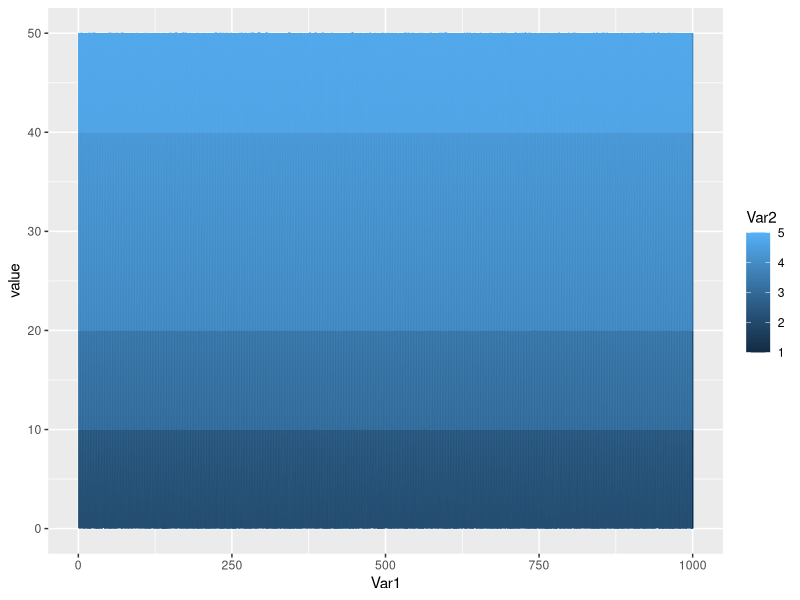

Write the R code that produced this figure.
########################
### Matt Oehler ########
### STAT 624 Project 2 #
########################

###conditional sampling method

#LIBRARIES
# install.packages('mvtnorm')
library(mvtnorm) #for random generating
library(reshape2)
###POSSIBLE COVARIANCE MATRICIES
#led to warnings
matrix(c(1,-.4,.6,.7,-.3,
         -.4,1,.1,.8,.2,
         .6,.1,1,.3,.4,
         .7,.8,.3,1,-.2,
         -.3,.2,.4,-.2,1),byrow=T,ncol=5,nrow=5)
#no warnings
matrix(c(1,.4,.6,.7,.3,
         .4,1,.1,.8,.2,
         .6,.1,1,.3,.4,
         .7,.8,.3,1,.2,
         .3,.2,.4,.2,1),byrow=T,ncol=5,nrow=5)


#generate random MVN data set
n <- 500
true.means <- c(0,1,2,4,5)
true.covariances <- matrix(c(1,.4,.6,.7,.3,
                             .4,1,.1,.8,.2,
                             .6,.1,1,.3,.4,
                             .7,.8,.3,1,.2,
                             .3,.2,.4,.2,1),byrow=T,ncol=5,nrow=5)
true.covariances                       
test <- rmvnorm(n,mean=c(0,10,20,40,50),sigma = true.covariances)
test.orig <- test
#randomly delete some of the data
miss.amount <- 0.3 #percentage of data to remove
rand.miss <- sample(c(1:length(test)),length(test) %/% (1/miss.amount))
test[rand.miss] <- NA
sum(is.na(test))#number of missing values

### CONDITIONAL SAMPLER ###

#Uses Conditional Normal Theory ###
#this won't converge, rather we will be getting draws from the distributions of the parameters
#and we will estimate the params based on the draws

test #test dataset

n.draws <- 10000 #draws
n.burn <- 1000 #burn-in

conditional_sampling <- function(x,n.draws,n.burn,mu.init=NULL,sig.init=NULL){
  library(mvtnorm) #needed to generate MVN draws
  # PARAMETERS --------------------------------------------------
  # x = the matrix of data (missing values == NA)
  # n.draws = number of draws to use for param estimation
  # n.burn = number of values to throw out before estimating
  # mu.init = intial value for mu (vector)
  # sig.init = intial values of sigma (matrix) 
  # -------------------------------------------------------------
  #(unless otherwise specified):
  #set initial values as sample mean/variance of data after removing NA values
  if(is.null(mu.init)){
    mean.vec <- as.matrix(apply(na.exclude(x),2,mean))
  }else{
    mean.vec <- mu.init
  }
  if(is.null(sig.init)){
    sig <- as.matrix(var(na.exclude(x)))
  }else{
    sig <- sig.init
  }
  
  output <- NULL 
  n.iters <- n.draws + n.burn
  p <- dim(x)[2]
  mean.draws <- matrix(0,nrow=n.iters,ncol=p)#this is where draws will be stored
  sig.draws <- array(0,dim=c(p,p,n.iters))
  
  missvals <- is.na(x) #matrix (not vector) of logicals (TRUE => NA)
  new.impute <- x #imputed values will be stored to this 
  count.iters <- 1
  while(count.iters <= n.iters){
    for(i in 1:nrow(x)){
      #check if any values in the ith row are missing
      pick.miss <-c(missvals[i,]) #vector of logicals: TRUE => NA(missing)
      
      #if any values in the row are missing, then:
      if (sum(pick.miss) != 0){
        # Calculate mean vector and sigma estimates,
        # use those to get random draw for values
        
        # FORMULAS ARE BASED ON CONDITION MULTIVARIATE NORMAL DISTRIBUTION
        # calculate mean vector
        temp.means <- mean.vec[pick.miss] + #column means for NA vals in ith row
          sig[pick.miss,!pick.miss] %*% #covariance (missing x non-missing)
          solve(sig[!pick.miss,!pick.miss]) %*% #inv.cov (non-missing x non-missing)
          (t(t(new.impute[i,!pick.miss]))- t(t(mean.vec[!pick.miss])))
        #calculate variance covariance matrix
        temp.variances <- 
          sig[pick.miss,pick.miss] - #cov(missing|missing)
          sig[pick.miss,!pick.miss] %*% #cov (missing|non-missing)
          solve(sig[!pick.miss,!pick.miss]) %*% #inv.cov(non-missing|non-missing)
          sig[!pick.miss,pick.miss] #cov.(non-missing|missing)
        
        #fill missing values with a random draw of MVN(est.mean,est.variance)
        new.impute[i,pick.miss] <-
          rmvnorm(1,mean=temp.means,sigma = temp.variances)
      }
      #else if none of the values are missing then do nothing
    }#end of for loop
    
    #after all NA values have been replaced, update mean.vec and sig
    sig <- var((new.impute))
    mean.vec <- as.matrix(apply(new.impute,2,mean))
    
    #then add the draw to the matrix of draws?
    mean.draws[count.iters,] <- mean.vec
    
    sig.draws[,,count.iters] <- sig
    
    count.iters <- count.iters+1 #increment for while loop
    cat(count.iters,'\n') #for debugging
  }#end while loop
  
  #return all draws except burned draws
  output$MeanDraws <- mean.draws[-c(1:n.burn),] 
  output$SigmaDraws <- sig.draws[,,-c(1:n.burn)]
  
  #return estimates of parameters
  #take mean of mean.draws to estimate mean
  output$MeanEst <- apply(output$MeanDraws,2,mean)
  #take the mean of the covariance draws
  output$CovarianceEst <- apply(output$SigmaDraws,c(1,2),mean)
  
  
  
  #return a list of the draws and estimates
  return(output)
}#end function

#takes a few seconds
c.samps <- conditional_sampling(test,n.draws=1000,n.burn=100)

#compare values
true.means - c.samps$MeanEst
true.covariances - c.samps$CovarianceEst


#plot of means
library(ggplot2)
library(reshape2)

m1 <- melt(c.samps$MeanDraws)
head(m1)
ggplot(m1, aes(x=Var1, y=value, col=Var2))+
  geom_line()


